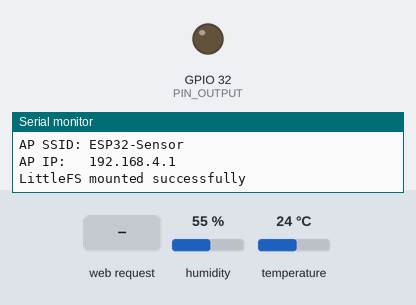
Simulated run of this sketch. Board: ESP32. On the bench: output pins drawn as LEDs (lit = HIGH), the last lines printed to the serial monitor. The test bench sets the inputs (shaded band); at power-on: humidity 55 %, temperature 24 °C. Storage starts empty.

Above: at 1.2 s.
1.3 s: HTTP request GET /toggle received
At 2.5 s:
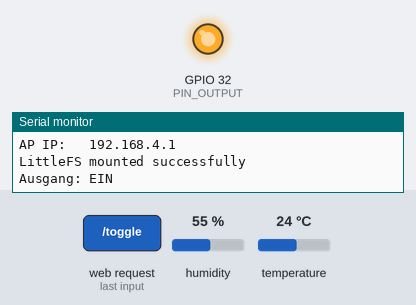
2.8 s: HTTP request GET /toggle?value=1 received
At 3.9 s:
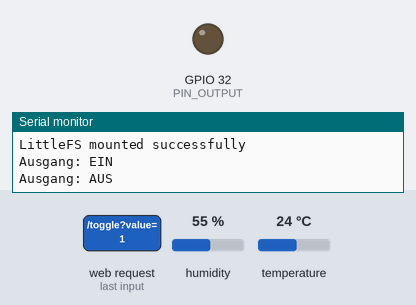
4.3 s: HTTP request GET /toggle?value=0 received
At 5.0 s:
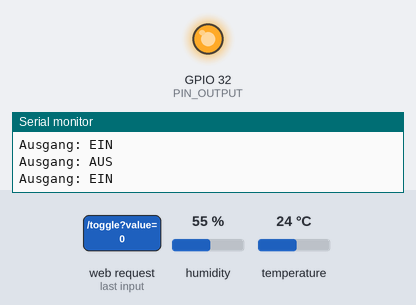
5.8 s: HTTP request GET /toggle?value=120 received
At 6.1 s:
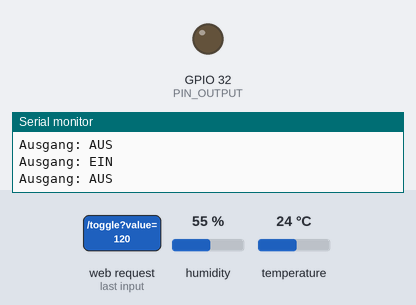
Timing chart, 0 to 8.3 s (numbered marks = the images above; inputs shaded):
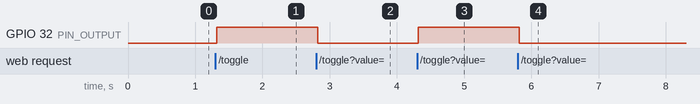

Measured:
- after the input at 1.3 s, GPIO 32 (PIN_OUTPUT): LOW → HIGH at once
- after the input at 2.8 s, GPIO 32 (PIN_OUTPUT): HIGH → LOW at once
- after the input at 4.3 s, GPIO 32 (PIN_OUTPUT): LOW → HIGH at once
- after the input at 5.8 s, GPIO 32 (PIN_OUTPUT): HIGH → LOW at once

The sketch:

AnzGauge.ino
```cpp
//          AnzGauge.ino   07.03.2026
/*********
 * von RandomNerd, weiterentw. Rw + Ki"claudeAi"
  WebServer: Access Point Modus + Schaltausgang + Slider-Wert
*********/
#include <Arduino.h>
#include <WiFi.h>
#include <AsyncTCP.h>
#include <ESPAsyncWebServer.h>
#include "LittleFS.h"
#include <Arduino_JSON.h>
#include <Adafruit_BME280.h>
#include <Adafruit_Sensor.h>

/* wichtiger Hinweis zu ESPAsyncWebServer
hatte zuerst compilier Fehler da Biblio neue ESP32-Core nicht unterstuetzt
in Zukunft Bibliothek von "mathieucarbou" nehmen !
*/

// Access Point credentials
const char* ssid     = "ESP32-Sensor";
const char* password = "12345678";

IPAddress apIP(192, 168, 4, 1);

// --- Ausgaenge ---
#define PIN_OUTPUT  32   // GPIO fuer Schaltausgang (Relais oder LED)
bool outputState = false;
int  sliderValue = 0;

AsyncWebServer server(80);
AsyncEventSource events("/events");
JSONVar readings;

unsigned long lastTime = 0;
unsigned long timerDelay = 4150;

Adafruit_BME280 bme;

void initBME(){
  if (!bme.begin(0x76)) {
    Serial.println("Could not find a valid BME280 sensor, check wiring!");
    while (1);
  }
}

String getSensorReadings(){
  readings["temperature"] = String(bme.readTemperature());
  readings["humidity"]    = String(bme.readHumidity());
  return JSON.stringify(readings);
}

void initLittleFS() {
  if (!LittleFS.begin()) {
    Serial.println("An error has occurred while mounting LittleFS");
  }
  Serial.println("LittleFS mounted successfully");
}

void initWiFi() {
  WiFi.mode(WIFI_AP);
  WiFi.softAPConfig(apIP, apIP, IPAddress(255, 255, 255, 0));
  WiFi.softAP(ssid, password);
  Serial.println("Access Point gestartet");
  Serial.print("AP SSID: "); Serial.println(ssid);
  Serial.print("AP IP:   "); Serial.println(WiFi.softAPIP());
}

void setup() {
  Serial.begin(115200);

  // Ausgang initialisieren
  pinMode(PIN_OUTPUT, OUTPUT);
  digitalWrite(PIN_OUTPUT, LOW);

  initBME();
  initWiFi();
  initLittleFS();

  // Startseite
  server.on("/", HTTP_GET, [](AsyncWebServerRequest *request){
    request->send(LittleFS, "/index.html", "text/html");
  });
  server.serveStatic("/", LittleFS, "/");

  // Sensor-Messwerte
  server.on("/readings", HTTP_GET, [](AsyncWebServerRequest *request){
    String json = getSensorReadings();
    request->send(200, "application/json", json);
  });

  // Ausgang toggeln  ->  GET /toggle
  server.on("/toggle", HTTP_GET, [](AsyncWebServerRequest *request){
    outputState = !outputState;
    digitalWrite(PIN_OUTPUT, outputState ? HIGH : LOW);
    Serial.printf("Ausgang: %s\n", outputState ? "EIN" : "AUS");
    String json = "{\"output\":" + String(outputState ? "true" : "false") + "}";
    request->send(200, "application/json", json);
  });

  // Slider-Wert empfangen  ->  GET /slider?value=42
  server.on("/slider", HTTP_GET, [](AsyncWebServerRequest *request){
    if (request->hasParam("value")) {
      sliderValue = request->getParam("value")->value().toInt();
      sliderValue = constrain(sliderValue, 0, 100);
      Serial.printf("Slider-Wert: %d\n", sliderValue);
      // Beispiel PWM: analogWrite(PIN_PWM, map(sliderValue, 0, 100, 0, 255));
    }
    String json = "{\"slider\":" + String(sliderValue) + "}";
    request->send(200, "application/json", json);
  });

  // Aktuellen Status beim Seitenaufruf laden  ->  GET /status
  server.on("/status", HTTP_GET, [](AsyncWebServerRequest *request){
    String json = "{\"output\":" + String(outputState ? "true" : "false") +
                  ",\"slider\":"  + String(sliderValue) + "}";
    request->send(200, "application/json", json);
  });

  events.onConnect([](AsyncEventSourceClient *client){
    if(client->lastId()){
      Serial.printf("Client reconnected! Last message ID: %u\n", client->lastId());
    }
    client->send("hello!", NULL, millis(), 10000);
  });
  server.addHandler(&events);

  server.begin();
}

void loop() {
  if ((millis() - lastTime) > timerDelay) {
    events.send("ping", NULL, millis());
    events.send(getSensorReadings().c_str(), "new_readings", millis());
    lastTime = millis();
  }
}
```
